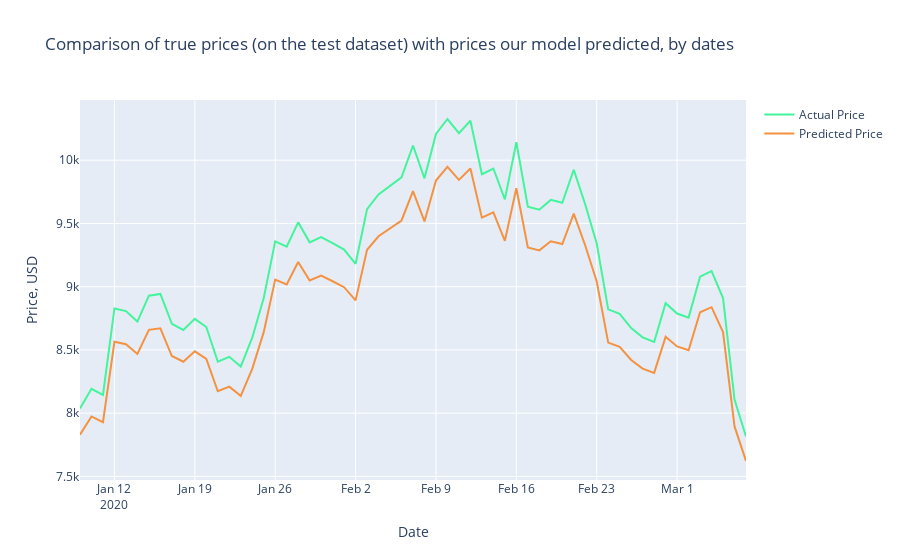

Write notebook code for a chart like this one.
### Code cell
Test_Dates = Daily_Price[len(Daily_Price)-days_from_train:].index

trace1 = go.Scatter(x=Test_Dates, y=Y_test2_inverse, name= 'Actual Price', 
                   line = dict(color = ('rgb(66, 244, 155)'),width = 2))
trace2 = go.Scatter(x=Test_Dates, y=prediction2_inverse, name= 'Predicted Price',
                   line = dict(color = ('rgb(244, 146, 65)'),width = 2))
data = [trace1, trace2]
layout = dict(title = 'Comparison of true prices (on the test dataset) with prices our model predicted, by dates',
             xaxis = dict(title = 'Date'), yaxis = dict(title = 'Price, USD'))
fig = dict(data=data, layout=layout)
py.iplot(fig, filename='results_demonstrating1')
